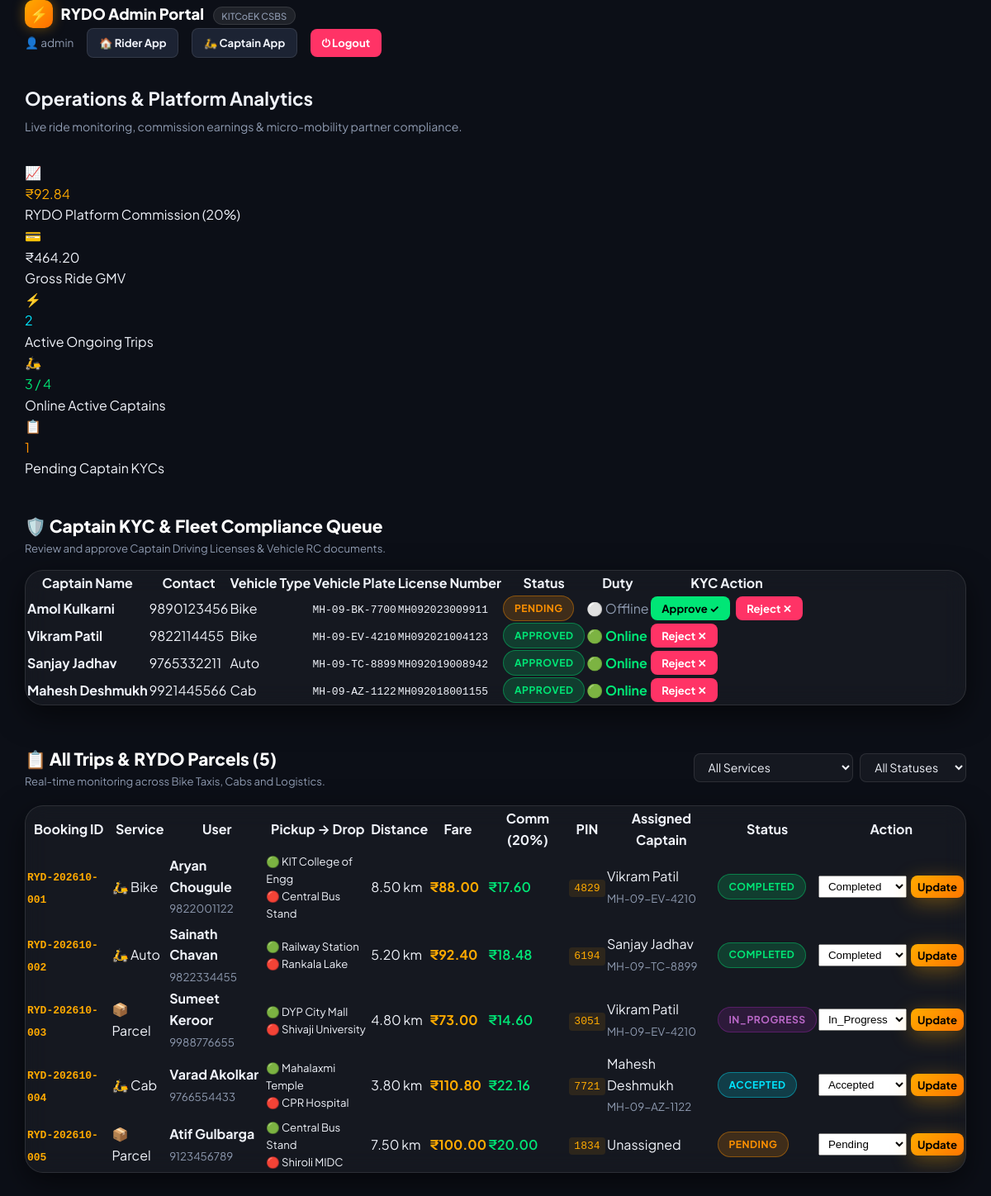
Page /admin/dashboard.php (signed in) on the committed database.
### tables this page shows
CREATE TABLE IF NOT EXISTS `captains` (
    `id`             INT UNSIGNED  NOT NULL AUTO_INCREMENT,
    `name`           VARCHAR(100)  NOT NULL,
    `phone`          VARCHAR(15)   NOT NULL UNIQUE,
    `vehicle_type`   ENUM('Bike','Auto','Cab') NOT NULL DEFAULT 'Bike',
    `vehicle_number` VARCHAR(20)   NOT NULL,
    `license_number` VARCHAR(30)   NOT NULL,
    `kyc_status`     ENUM('Approved','Pending','Rejected') NOT NULL DEFAULT 'Pending',
    `is_online`      TINYINT(1)    NOT NULL DEFAULT 1,
    `rating`         DECIMAL(2,1)  NOT NULL DEFAULT 4.8,
    `total_earnings` DECIMAL(10,2) NOT NULL DEFAULT 0.00,
    `created_at`     TIMESTAMP     NOT NULL DEFAULT CURRENT_TIMESTAMP,
    PRIMARY KEY (`id`)
);

CREATE TABLE IF NOT EXISTS `bookings` (
    `id`                INT UNSIGNED     NOT NULL AUTO_INCREMENT,
    `booking_id`        VARCHAR(20)      NOT NULL,
    `service_type`      ENUM('ride','parcel') NOT NULL DEFAULT 'ride',
    `passenger_name`    VARCHAR(100)     NOT NULL,
    `phone`             VARCHAR(15)      NOT NULL,
    `pickup`            VARCHAR(150)     NOT NULL,
    `destination`       VARCHAR(150)     NOT NULL,
    `vehicle_type`      ENUM('Bike','Auto','Cab','Parcel') NOT NULL DEFAULT 'Bike',
    `distance_km`       DECIMAL(6,2)     NOT NULL,
    `fare_estimate`     DECIMAL(8,2)     NOT NULL,
    `commission_amount` DECIMAL(8,2)     NOT NULL DEFAULT 0.00,   
    `captain_earning`   DECIMAL(8,2)     NOT NULL DEFAULT 0.00,   
    `payment_method`    ENUM('Cash','UPI','Card','Wallet') NOT NULL DEFAULT 'UPI',
    `otp_pin`           VARCHAR(6)       NOT NULL,               
    `status`            ENUM('Pending','Accepted','In_Progress','Completed','Cancelled') NOT NULL DEFAULT 'Pending',
    `captain_id`        INT UNSIGNED     NULL,
     
    `receiver_name`     VARCHAR(100)     NULL,
    `receiver_phone`    VARCHAR(15)      NULL,
    `receiver_address`  VARCHAR(200)     NULL,
    `parcel_weight`     DECIMAL(4,2)     NULL DEFAULT 1.00,      
     
    `rating`            TINYINT UNSIGNED NULL,
    `feedback`          TEXT             NULL,
    `booked_at`         TIMESTAMP        NOT NULL DEFAULT CURRENT_TIMESTAMP,
    `updated_at`        TIMESTAMP        NOT NULL DEFAULT CURRENT_TIMESTAMP ON UPDATE CURRENT_TIMESTAMP,
    PRIMARY KEY (`id`),
    UNIQUE KEY `uq_booking_id` (`booking_id`),
    INDEX `idx_status` (`status`),
    INDEX `idx_captain` (`captain_id`),
    INDEX `idx_service` (`service_type`),
    CONSTRAINT `fk_booking_captain` FOREIGN KEY (`captain_id`) REFERENCES `captains` (`id`) ON DELETE SET NULL
);

### admin/dashboard.php (the view, shortened to what the rows shown need)
<?php
$pdo = getDB();
$captains_stmt = $pdo->query("SELECT * FROM captains ORDER BY FIELD(kyc_status, 'Pending', 'Approved', 'Rejected'), created_at DESC");
$captains = $captains_stmt->fetchAll();
$params = [];
$sql = "SELECT b.*, c.name AS captain_name, c.vehicle_number
        FROM bookings b
        LEFT JOIN captains c ON b.captain_id = c.id";
$sql .= " ORDER BY b.booked_at DESC";
$stmt = $pdo->prepare($sql);
$stmt->execute($params);
$bookings = $stmt->fetchAll();
$allowed_statuses = ['Pending', 'Accepted', 'In_Progress', 'Completed', 'Cancelled'];
?>
<!DOCTYPE html>
<html lang="en">
<head>
    <link rel="stylesheet" href="../assets/css/style.css">
    <link rel="stylesheet" href="../assets/css/admin.css">
</head>
<body class="admin-body">
<div class="admin-page">
    <div class="container">
        <h1 class="admin-heading">Operations &amp; Platform Analytics</h1>
        <div id="captains-section" style="margin: 2.5rem 0 3rem;">
            <div style="display:flex; justify-content:space-between; align-items:center; margin-bottom:1rem;">
                <div>
                    <h2 style="font-size:1.3rem; font-weight:800; color:#fff;">🛡️ Captain KYC &amp; Fleet Compliance Queue</h2>
                </div>
            </div>
            <div class="card" style="padding:0; overflow:hidden;">
                <div class="table-wrap">
                    <table class="data-table">
                        <thead>
                            <tr>
                                <th>Captain Name</th>
                                <th>Contact</th>
                                <th>Vehicle Type</th>
                                <th>Vehicle Plate</th>
                                <th>License Number</th>
                                <th>Status</th>
                                <th>Duty</th>
                                <th>KYC Action</th>
                            </tr>
                        </thead>
                        <tbody>
                            <?php foreach ($captains as $c): ?>
                            <tr>
                                <td><strong><?= htmlspecialchars($c['name']) ?></strong></td>
                                <td><?= htmlspecialchars($c['phone']) ?></td>
                                <td><?= htmlspecialchars($c['vehicle_type']) ?></td>
                                <td><code><?= htmlspecialchars($c['vehicle_number']) ?></code></td>
                                <td><code><?= htmlspecialchars($c['license_number']) ?></code></td>
                                <td>
                                    <span class="badge badge-<?= ($c['kyc_status'] === 'Approved') ? 'completed' : (($c['kyc_status'] === 'Rejected') ? 'cancelled' : 'pending') ?>">
                                        <?= htmlspecialchars($c['kyc_status']) ?>
                                    </span>
                                </td>
                                <td>
                                    <?= $c['is_online'] ? '<span style="color:var(--clr-success); font-weight:700;">🟢 Online</span>' : '<span style="color:var(--clr-muted);">⚪ Offline</span>' ?>
                                </td>
                                <td>
                                    <form method="POST" action="update_status.php" style="display:inline-flex; gap:0.4rem;">
                                        <?php if ($c['kyc_status'] !== 'Approved'): ?>
                                            <button type="submit" name="new_kyc" value="Approved" class="btn btn-success btn-sm">Approve ✓</button>
                                        <?php endif; ?>
                                        <?php if ($c['kyc_status'] !== 'Rejected'): ?>
                                            <button type="submit" name="new_kyc" value="Rejected" class="btn btn-danger btn-sm">Reject ✕</button>
                                        <?php endif; ?>
                                    </form>
                                </td>
                            </tr>
                            <?php endforeach; ?>
                        </tbody>
                    </table>
                </div>
            </div>
        </div>
        <div style="margin: 2.5rem 0 1rem;">
            <div style="display:flex; justify-content:space-between; align-items:center; flex-wrap:wrap; gap:1rem; margin-bottom:1.2rem;">
                <div>
                    <h2 style="font-size:1.3rem; font-weight:800; color:#fff;">📋 All Trips &amp; RYDO Parcels (<?= count($bookings) ?>)</h2>
                </div>
            </div>
            <div class="card" style="padding:0; overflow:hidden;">
                <div class="table-wrap">
                    <table class="data-table" id="bookings-table">
                        <thead>
                            <tr>
                                <th>Booking ID</th>
                                <th>Service</th>
                                <th>User</th>
                                <th>Pickup → Drop</th>
                                <th>Distance</th>
                                <th>Fare</th>
                                <th>Comm (20%)</th>
                                <th>PIN</th>
                                <th>Assigned Captain</th>
                                <th>Status</th>
                                <th>Action</th>
                            </tr>
                        </thead>
                        <tbody>
                            <?php if (empty($bookings)): ?>
                                <tr>
                                    <td colspan="11" style="text-align:center; padding:3rem; color:var(--clr-muted);">
                                        No bookings found matching current filters.
                                    </td>
                                </tr>
                            <?php else: ?>
                                <?php foreach ($bookings as $b): ?>
                                <tr>
                                    <td>
                                        <a href="../confirmation.php?bid=<?= urlencode($b['booking_id']) ?>" style="font-family:monospace; font-weight:700; color:var(--clr-primary);">
                                            <?= htmlspecialchars($b['booking_id']) ?>
                                        </a>
                                    </td>
                                    <td>
                                        <?= ($b['service_type'] === 'parcel') ? '📦 Parcel' : '🛵 ' . htmlspecialchars($b['vehicle_type']) ?>
                                    </td>
                                    <td>
                                        <strong><?= htmlspecialchars($b['passenger_name']) ?></strong><br>
                                        <small style="color:var(--clr-muted);"><?= htmlspecialchars($b['phone']) ?></small>
                                    </td>
                                    <td>
                                        <div style="font-size:0.82rem;">
                                            🟢 <?= htmlspecialchars($b['pickup']) ?><br>
                                            🔴 <?= htmlspecialchars($b['destination']) ?>
                                        </div>
                                    </td>
                                    <td><?= htmlspecialchars($b['distance_km']) ?> km</td>
                                    <td style="color:var(--clr-primary); font-weight:700;">
                                        ₹<?= number_format((float)$b['fare_estimate'], 2) ?>
                                    </td>
                                    <td style="color:var(--clr-success); font-weight:600;">
                                        ₹<?= number_format((float)$b['commission_amount'], 2) ?>
                                    </td>
                                    <td>
                                        <code style="background:rgba(255,170,0,0.1); color:var(--clr-primary); padding:0.2rem 0.4rem; border-radius:4px;">
                                            <?= htmlspecialchars($b['otp_pin']) ?>
                                        </code>
                                    </td>
                                    <td>
                                        <?= htmlspecialchars($b['captain_name'] ?? 'Unassigned') ?><br>
                                        <small style="color:var(--clr-muted);"><?= htmlspecialchars($b['vehicle_number'] ?? '') ?></small>
                                    </td>
                                    <td>
                                        <span class="badge badge-<?= strtolower($b['status']) ?>">
                                            <?= htmlspecialchars($b['status']) ?>
                                        </span>
                                    </td>
                                    <td>
                                        <form method="POST" action="update_status.php" style="display:flex; gap:0.3rem;">
                                            <select name="new_status" class="status-select" style="padding:0.25rem 0.4rem;">
                                                <?php foreach ($allowed_statuses as $st): ?>
                                                    <option value="<?= $st ?>" <?= ($b['status'] === $st) ? 'selected' : '' ?>><?= $st ?></option>
                                                <?php endforeach; ?>
                                            </select>
                                            <button type="submit" class="btn btn-primary btn-sm" style="padding:0.25rem 0.5rem;">Update</button>
                                        </form>
                                    </td>
                                </tr>
                                <?php endforeach; ?>
                            <?php endif; ?>
                        </tbody>
                    </table>
                </div>
            </div>
        </div>
    </div>
</div>
</body>
</html>

### rows in the picture
captains: name "Amol Kulkarni", phone "9890123456", vehicle_type "Bike", vehicle_number "MH-09-BK-7700", license_number "MH092023009911", kyc_status "PENDING", is_online "⚪ Offline", shows "Approve ✓", shows "Reject ✕"
captains: name "Vikram Patil", phone "9822114455", vehicle_type "Bike", vehicle_number "MH-09-EV-4210", license_number "MH092021004123", kyc_status "APPROVED", is_online "🟢 Online", shows "Reject ✕"
captains: name "Sanjay Jadhav", phone "9765332211", vehicle_type "Auto", vehicle_number "MH-09-TC-8899", license_number "MH092019008942", kyc_status "APPROVED", is_online "🟢 Online", shows "Reject ✕"
captains: name "Mahesh Deshmukh", phone "9921445566", vehicle_type "Cab", vehicle_number "MH-09-AZ-1122", license_number "MH092018001155", kyc_status "APPROVED", is_online "🟢 Online", shows "Reject ✕"
bookings: booking "RYD-202610-001", vehicle_type "Bike", passenger_name "Aryan Chougule", phone "9822001122", pickup "KIT College of Engg", destination "Central Bus Stand", distance_km "8.50", fare_estimate "88.00", commission_amount "17.60", otp_pin "4829", captain.name "Vikram Patil", captain.vehicle_number "MH-09-EV-4210", status "COMPLETED", new_status "Completed"
bookings: booking "RYD-202610-002", vehicle_type "Auto", passenger_name "Sainath Chavan", phone "9822334455", pickup "Railway Station", destination "Rankala Lake", distance_km "5.20", fare_estimate "92.40", commission_amount "18.48", otp_pin "6194", captain.name "Sanjay Jadhav", captain.vehicle_number "MH-09-TC-8899", status "COMPLETED", new_status "Completed"
bookings: booking "RYD-202610-003", service_type "📦 Parcel", passenger_name "Sumeet Keroor", phone "9988776655", pickup "DYP City Mall", destination "Shivaji University", distance_km "4.80", fare_estimate "73.00", commission_amount "14.60", otp_pin "3051", captain.name "Vikram Patil", captain.vehicle_number "MH-09-EV-4210", status "IN_PROGRESS", new_status "In_Progress"
bookings: booking "RYD-202610-004", vehicle_type "Cab", passenger_name "Varad Akolkar", phone "9766554433", pickup "Mahalaxmi Temple", destination "CPR Hospital", distance_km "3.80", fare_estimate "110.80", commission_amount "22.16", otp_pin "7721", captain.name "Mahesh Deshmukh", captain.vehicle_number "MH-09-AZ-1122", status "ACCEPTED", new_status "Accepted"
bookings: booking "RYD-202610-005", service_type "📦 Parcel", passenger_name "Atif Gulbarga", phone "9123456789", pickup "Central Bus Stand", destination "Shiroli MIDC", distance_km "7.50", fare_estimate "100.00", commission_amount "20.00", otp_pin "1834", captain_name "Unassigned", status "PENDING", new_status "Pending"

### other values in the picture
$_SESSION['admin_username'] "admin"
$metrics['total_commission'] "92.84"
$metrics['gross_gmv'] "464.20"
$metrics['active_trips'] "2"
$cap_stats['online_captains'] "3"
$cap_stats['total_captains'] "4"
$cap_stats['pending_kyc'] "1"
count($bookings) "5"
